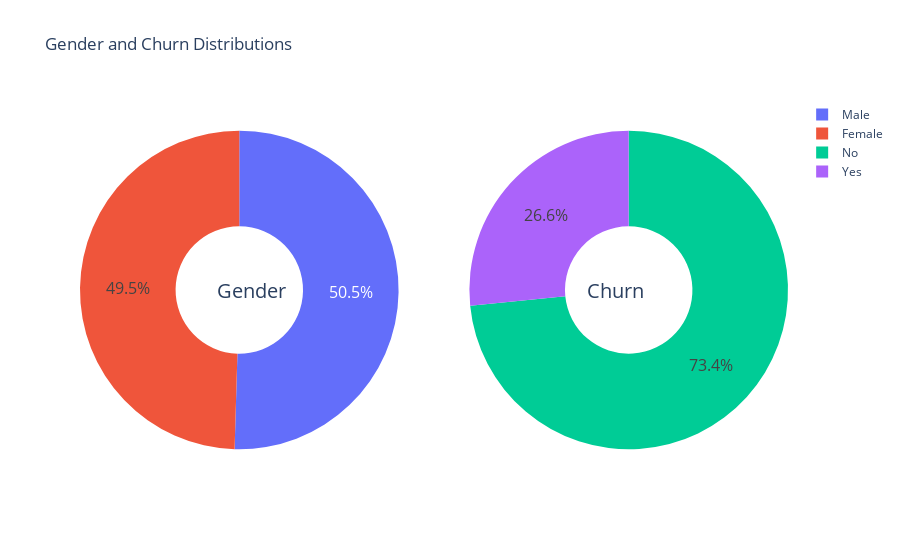

The notebook cell this image was saved under:
### Markdown cell above
- 26.6% of customers Churn to another company.
- Customers are 49.5% female and 50.5% male.

### Code cell
gender_counts = df_encoded['gender'].value_counts()
churn_counts = df_encoded['Churn'].value_counts()

fig = make_subplots(rows=1, cols=2, specs=[[{'type':'domain'}, {'type':'domain'}]])

fig.add_trace(go.Pie(labels=['Male', 'Female'], values=gender_counts, hole=.4), 1, 1)
fig.add_trace(go.Pie(labels=['No', 'Yes'], values=churn_counts, hole=.4), 1, 2)
fig.update_traces(hole=.4, hoverinfo="label+percent+name", textfont_size=16)

fig.update_layout(title_text="Gender and Churn Distributions",
                   annotations=[dict(text='Gender', x=0.19, y=0.5, font_size=20, showarrow=False),
                 dict(text='Churn', x=0.80, y=0.5, font_size=20, showarrow=False)])

fig.show()

### Figure 1 — Plotly figure (JSON) as saved in the notebook; plotly's stock layout.template omitted (floating-point values rounded to 4 significant figures)
{"data": [{"domain": {"x": [0, 0.45], "y": [0, 1]}, "hole": 0.4, "hoverinfo": "label+percent+name", "labels": ["Male", "Female"], "textfont": {"size": 16}, "type": "pie", "values": [3549, 3483]}, {"domain": {"x": [0.55, 1], "y": [0, 1]}, "hole": 0.4, "hoverinfo": "label+percent+name", "labels": ["No", "Yes"], "textfont": {"size": 16}, "type": "pie", "values": [5163, 1869]}], "layout": {"annotations": [{"font": {"size": 20}, "showarrow": false, "text": "Gender", "x": 0.19, "y": 0.5}, {"font": {"size": 20}, "showarrow": false, "text": "Churn", "x": 0.8, "y": 0.5}], "title": {"text": "Gender and Churn Distributions"}}}
